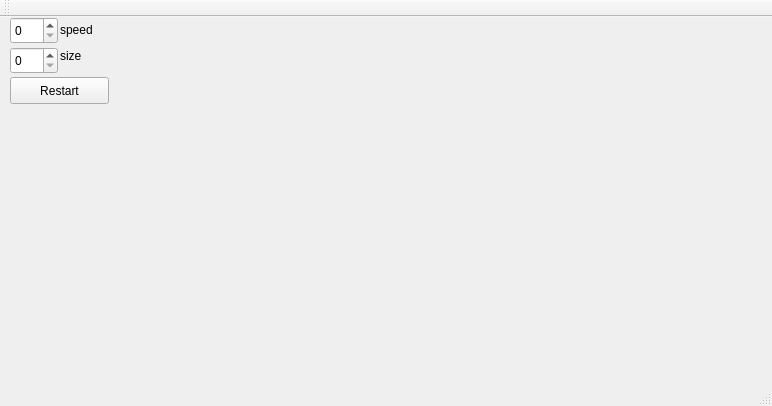
<?xml version="1.0" encoding="UTF-8"?>
<ui version="4.0">
 <class>Display</class>
 <widget class="QMainWindow" name="Display">
  <property name="geometry">
   <rect>
    <x>0</x>
    <y>0</y>
    <width>772</width>
    <height>406</height>
   </rect>
  </property>
  <property name="windowTitle">
   <string>Display</string>
  </property>
  <widget class="QWidget" name="centralWidget">
   <widget class="QSpinBox" name="speed">
    <property name="geometry">
     <rect>
      <x>10</x>
      <y>0</y>
      <width>48</width>
      <height>27</height>
     </rect>
    </property>
   </widget>
   <widget class="QLabel" name="label">
    <property name="geometry">
     <rect>
      <x>60</x>
      <y>4</y>
      <width>67</width>
      <height>17</height>
     </rect>
    </property>
    <property name="text">
     <string>speed</string>
    </property>
   </widget>
   <widget class="QSpinBox" name="size">
    <property name="geometry">
     <rect>
      <x>10</x>
      <y>30</y>
      <width>48</width>
      <height>27</height>
     </rect>
    </property>
   </widget>
   <widget class="QLabel" name="label_2">
    <property name="geometry">
     <rect>
      <x>60</x>
      <y>30</y>
      <width>67</width>
      <height>17</height>
     </rect>
    </property>
    <property name="text">
     <string>size</string>
    </property>
   </widget>
   <widget class="QPushButton" name="restart">
    <property name="geometry">
     <rect>
      <x>10</x>
      <y>60</y>
      <width>99</width>
      <height>27</height>
     </rect>
    </property>
    <property name="text">
     <string>Restart</string>
    </property>
   </widget>
  </widget>
  <widget class="QMenuBar" name="menuBar">
   <property name="geometry">
    <rect>
     <x>0</x>
     <y>0</y>
     <width>772</width>
     <height>25</height>
    </rect>
   </property>
  </widget>
  <widget class="QToolBar" name="mainToolBar">
   <attribute name="toolBarArea">
    <enum>TopToolBarArea</enum>
   </attribute>
   <attribute name="toolBarBreak">
    <bool>false</bool>
   </attribute>
  </widget>
  <widget class="QStatusBar" name="statusBar"/>
 </widget>
 <layoutdefault spacing="6" margin="11"/>
 <resources/>
 <connections/>
</ui>
